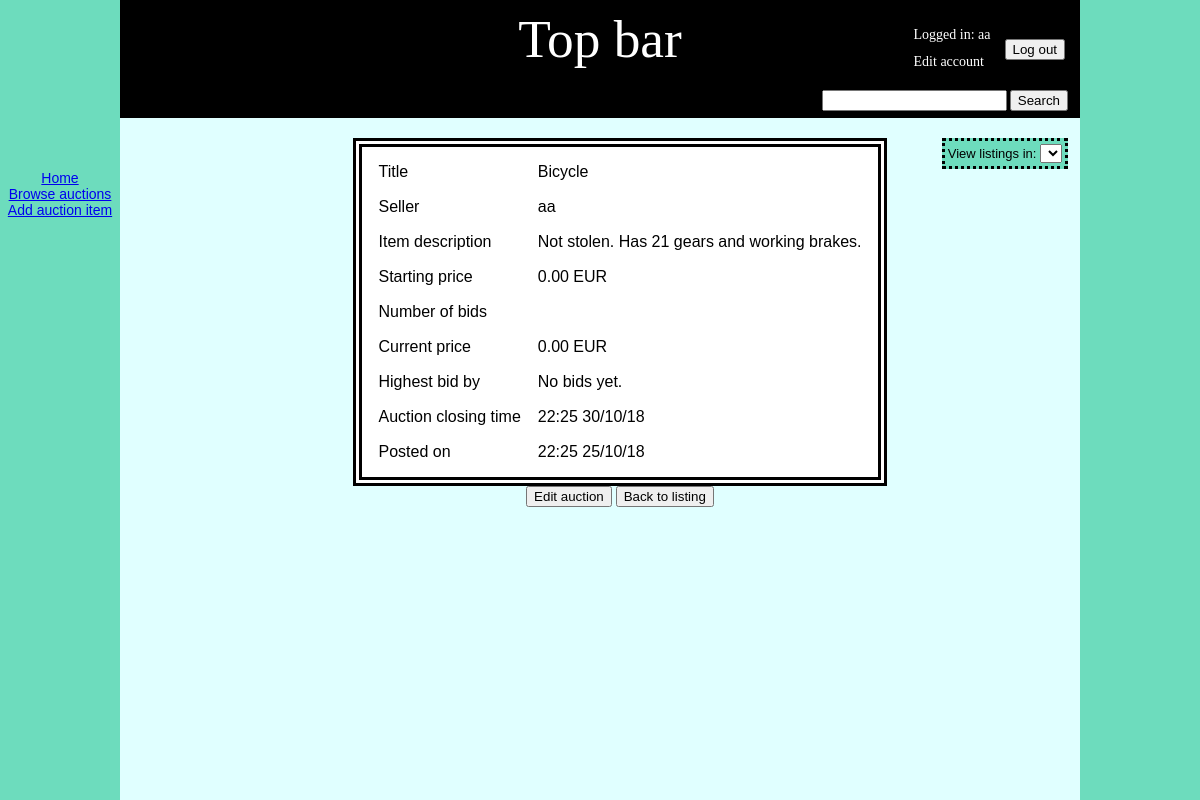
Page /auctions/2 (signed in) on the committed database.
### auctionApp/models.py (models this page shows, shortened)
class Auction(models.Model):
    seller_id = models.IntegerField()
    seller_name = models.CharField(max_length=20)
    seller_email = models.EmailField()
    title = models.CharField(max_length=100, null=False, blank=False)
    description = models.TextField(null=False, blank=False)
    starting_price = models.FloatField()
    current_price = models.FloatField()
    current_winner_id = models.IntegerField(null=True, blank=True)
    current_winner_name = models.CharField(max_length=20, default='No bids yet.')
    time_posted = models.DateTimeField()
    time_closing = models.DateTimeField()
    hash_id = models.CharField(max_length=256)
    active = models.BooleanField(default=True)
    banned = models.BooleanField(default=False)
    resolved = models.BooleanField(default=False)

### auctionApp/auctions_browse.py (the view)
# urls.py: path('auctions/<int:number>', BrowseAuctions.fetch_auction, name='auctionFetch'),
    def fetch_auction(request, number, **messages):
        auction = Auction.objects.get(id=number)
        session = request.session
        if 'currency' in session and session['currency'] != 'EUR':
            currency = session['currency']
            rate = Currency.get_rate(currency)
            starting_converted = auction.starting_price * rate
            current_converted = auction.current_price * rate
            starting_sum = "%.2f" % starting_converted
            starting_price = "%.2f EUR (%s %s)" % (auction.starting_price, starting_sum, currency)
            current_price = "%.2f EUR (%.2f %s)" % (auction.current_price, current_converted, currency)
        else:
            currency = 'EUR'
            starting_sum = None
            rate = 1
            starting_price = "%.2f EUR" % auction.starting_price
            current_price = "%.2f EUR" % auction.current_price
        ongoing = auction.time_closing.strftime('%Y%m%d%H%M%S') > datetime.now().strftime('%Y%m%d%H%M%S')
        print(ongoing)
        auction.time_posted = auction.time_posted.strftime('%H:%M %d/%m/%y')
        auction.time_closing = auction.time_closing.strftime('%H:%M %d/%m/%y')
        info_message = messages.get('info_message')
        error_message = messages.get('error_message')
        return render(request, 'view_auction_item.html', {'auction': auction,
                                                          'starting_sum': starting_sum,
                                                          'starting_price': starting_price,
                                                          'current_price': current_price,
                                                          'currency': currency,
                                                          'rate': rate,
                                                          'info_message': info_message,
                                                          'error_message': error_message,
                                                          'ongoing': ongoing})

### templates/view_auction_item.html (shortened to what this page needs)
{% extends 'base.html' %}
{% block content %}
    {% include 'currency_picker.html' %}
    {% include 'auction_table.html' %}
    <br>
    {% if user.is_authenticated %}
        {% if user.id == auction.seller_id %}
            <a href="{% url 'auctionEdit' auction.hash_id %}"><button>Edit auction</button></a>
        {% else %}
            {% if user.id != auction.current_winner_id and ongoing %}
                {% include 'bidding_form.html' %}
            {% endif %}
        {% endif %}
    {% endif %}
    <button onclick="goBack()">Back to listing</button>
{% endblock %}

### templates/login.html (shortened to what this page needs)
{% if not user.is_authenticated %}
    <form action="{% url 'login' %}" method="POST" class="login">
        {% csrf_token %}
        <table>
            <tr>
                <td>
                    <input id="username" name="username" type="text", value="Username" /><br>
                    <input id="password" name="password" type="password", value="Password"/>
                </td>
                <td>
                    <button type="submit">Login</button>
                </td>
            </tr>
        </table>
    </form>
{% else %}
    <div class="login">
        <table border="0" class="text_white">
            <tr>
                <td>
                    Logged in: {{ user }}
                </td>
                <td rowspan="3">
                    <br><form action="{% url 'logout' %}" method="POST" style="padding-left: 10px">
                        <button type="submit">Log out</button>
                    </form>
                </td>
            </tr>
            <tr>
                <td>
                    <a href="{% url 'edit_account' %}" class="text_white">Edit account</a>
                </td>
            </tr>
        </table>
    </div>
{% endif %}

### templates/auction_table.html (shortened to what this page needs)
<table class="auction_item">
    <tr>
        <td>
            Title
        </td>
        <td>
            {{ auction.title }}
        </td>
    </tr>
    <tr>
        <td>
            Seller
        </td>
        <td>
            {{ auction.seller_name }}
        </td>
    </tr>
    <tr>
        <td>
            Item description
        </td>
        <td>
            {{ auction.description }}
        </td>
    </tr>
    <tr>
        <td>
            Starting price
        </td>
        <td>
            {{ starting_price }}
        </td>
    </tr>
    <tr>
        <td>
            Number of bids
        </td>
        <td>
        </td>
    </tr>
    <tr>
        <td>
            Current price
        </td>
        <td>
            {{ current_price }}
        </td>
    </tr>
    <tr>
        <td>
            Highest bid by
        </td>
        <td>
            {{ auction.current_winner_name }}
        </td>
    </tr>
    <tr>
        <td>
            Auction closing time
        </td>
        <td>
            {{ auction.time_closing }}
        </td>
    </tr>
    <tr>
        <td>
            Posted on
        </td>
        <td>
            {{ auction.time_posted }}
        </td>
    </tr>
</table>

### rows in the picture
Auction: title "Bicycle", seller_name "aa", description "Not stolen. Has 21 gears and working brakes.", current_winner_name "No bids yet.", time_closing "22:25 30/10/18", time_posted "22:25 25/10/18"

### other values in the picture
{{ user }} "aa"
{{ starting_price }} "0.00 EUR"
{{ current_price }} "0.00 EUR"
